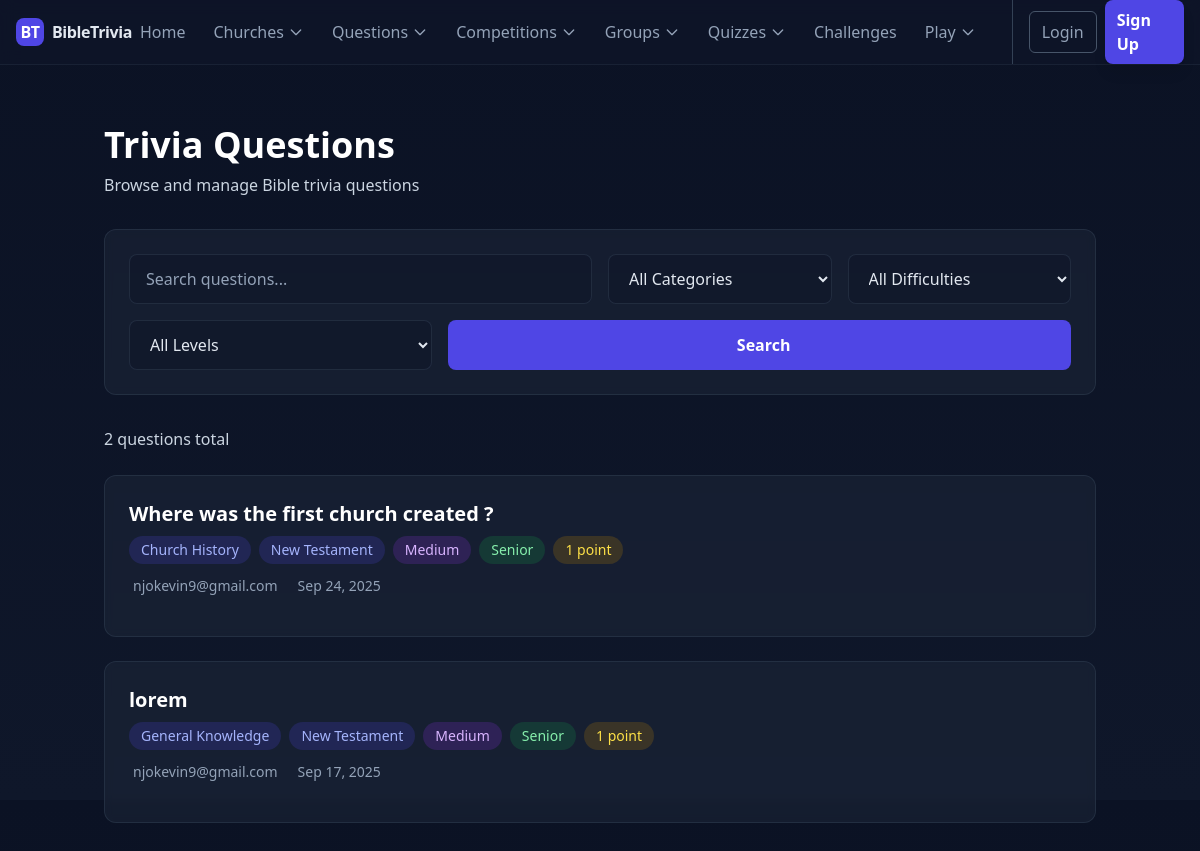
Screenshot of /questions/ with the database file from the repository.
### home/models.py (models this page shows, shortened)
class TimeStampedModel(models.Model):
    created_at = models.DateTimeField(auto_now_add=True)
    updated_at = models.DateTimeField(auto_now=True)
    class Meta:
        abstract = True

class Question(TimeStampedModel):
    DIFFICULTY_CHOICES = [
        ('Easy', 'Easy'),
        ('Medium', 'Medium'),
        ('Hard', 'Hard'),
    ]
    QUESTION_TYPE_CHOICES = [
        ('single', 'Single Choice'),
        ('multiple', 'Multiple Select'),
        ('open', 'Open Ended'),
    ]
    level_category = [
        ('Adults', 'Adults'),
        ('Youth', 'Youth'),
        ('Children', 'Children'),
        ('Senior', 'Senior'),
        ('Junior', 'Junior'),
        ('Teens', 'Teens'),
        ('All', 'All'),
    ]
    level = models.CharField(max_length=100, choices=level_category, default='All')
    allowed_levels = models.JSONField(
        default=list,
        blank=True,
        help_text="Select one or more levels this question applies to"
    )
    uuid = models.UUIDField(default=uuid.uuid4, unique=True, editable=False)
    categories = models.ManyToManyField(
        QuestionCategory,
        related_name='questions',
        blank=True,
    )
    activities = models.ManyToManyField(
        'CompetitionActivity',
        related_name='questions',
        blank=True,
        help_text='Activities this question is associated with'
    )
    question_text = models.TextField()
    difficulty = models.CharField(max_length=10, choices=DIFFICULTY_CHOICES, default='Medium')
    question_type = models.CharField(max_length=20, choices=QUESTION_TYPE_CHOICES, default='single')
    explanation = models.TextField(
        blank=True,
        help_text="Optional explanation for the correct answer"
    )
    bible_reference = models.CharField(
        max_length=100,
        blank=True,
        help_text="Bible verse reference (e.g., John 3:16)"
    )
    points = models.PositiveIntegerField(
        default=1,
        help_text="Points awarded for correct answer"
    )
    penalty = models.PositiveIntegerField(
        default=1,
        help_text="If 0, allow positive proportional credit for multiple-select; otherwise full-or-nothing"
    )
    is_active = models.BooleanField(default=True)
    created_by = models.ForeignKey(
        settings.AUTH_USER_MODEL,
        on_delete=models.CASCADE,
        related_name='created_questions'
    )
    class Meta:
        ordering = ['-created_at']
        indexes = [
            models.Index(fields=["difficulty"]),
            models.Index(fields=["is_active"]),
            models.Index(fields=["created_by"]),
        ]
        verbose_name = "Question"
        verbose_name_plural = "Questions"

class QuestionCategory(TimeStampedModel):
    category_choices = [
        ('Old Testament', 'Old Testament'),
        ('New Testament', 'New Testament'),
        ('Church History', 'Church History'),
        ('General Knowledge', 'General Knowledge'),
        ('Other', 'Other'),
    ]
    name = models.CharField(max_length=100, unique=True, choices=category_choices)
    slug = models.SlugField(max_length=120, unique=True, blank=True)
    description = models.TextField(blank=True)
    is_active = models.BooleanField(default=True)
    class Meta:
        verbose_name = "Question Category"
        verbose_name_plural = "Question Categories"
        ordering = ['name']
        indexes = [
            models.Index(fields=["slug"]),
            models.Index(fields=["is_active"]),
        ]

### users/models.py (models this page shows, shortened)
class MyUser(AbstractUser):
    email = models.EmailField(_('email address'), max_length=50, unique=True)
    username = None
    ROLE_CHOICES = [
        ('Admin', 'Admin'),
        ('Supervisor', 'Supervisor'),
        ('Patron', 'Patron'),
        ('Member', 'Member'),
    ]
    role = models.CharField(
        _('Role'),
        max_length=20,
        choices=ROLE_CHOICES,
        default='Member',
        help_text=_('User role in the system')
    )
    USERNAME_FIELD = 'email'
    REQUIRED_FIELDS = []
    objects = MyUserManager()
    groups = models.ManyToManyField(
        'auth.Group',
        related_name='myuser_groups',  # Unique related_name
        blank=True,
        help_text=_('The groups this user belongs to. A user will get all permissions granted to each of their groups.')
    )
    user_permissions = models.ManyToManyField(
        'auth.Permission',
        related_name='myuser_permissions',  # Unique related_name
        blank=True,
        help_text=_('Specific permissions for this user.')
    )

### home/views.py (the view)
# urls.py: path('questions/', QuestionListView.as_view(), name='question_list'),
class QuestionListView(ListView):
    model = Question
    template_name = 'home/question_list.html'
    context_object_name = 'questions'
    paginate_by = 20
    def get_queryset(self):
        queryset = (
            Question.objects.filter(is_active=True)
            .prefetch_related('categories')
            .select_related('created_by')
            .order_by('-created_at')
        )
        search_query = self.request.GET.get('search', '')
        if search_query:
            queryset = queryset.filter(
                Q(question_text__icontains=search_query) |
                Q(explanation__icontains=search_query) |
                Q(bible_reference__icontains=search_query)
            )
        category_filter = self.request.GET.get('category', '')
        if category_filter:
            queryset = queryset.filter(category__slug=category_filter)
        difficulty_filter = self.request.GET.get('difficulty', '')
        if difficulty_filter:
            queryset = queryset.filter(difficulty=difficulty_filter)
        level_filter = self.request.GET.get('level', '')
        if level_filter:
            queryset = queryset.filter(level=level_filter)
        return queryset
    def get_context_data(self, **kwargs):
        context = super().get_context_data(**kwargs)
        context['search_query'] = self.request.GET.get('search', '')
        context['category_filter'] = self.request.GET.get('category', '')
        context['difficulty_filter'] = self.request.GET.get('difficulty', '')
        context['level_filter'] = self.request.GET.get('level', '')
        context['categories'] = QuestionCategory.objects.filter(is_active=True)
        context['difficulties'] = Question.DIFFICULTY_CHOICES
        context['levels'] = Question.level_category
        context['total_questions'] = self.get_queryset().count()
        return context

### home/templates/home/question_list.html (shortened to what this page needs)
{% extends 'base.html' %}
{% load static %}
{% block content %}
<div class="min-h-screen">
    <div class="container mx-auto px-4 py-8">
        <div class="flex flex-col md:flex-row justify-between items-start md:items-center mb-8">
            <div>
                <h1 class="text-4xl font-bold text-white mb-2">Trivia Questions</h1>
                <p class="text-slate-300">Browse and manage Bible trivia questions</p>
            </div>
        </div>
        <div class="bg-slate-800/50 backdrop-blur-sm rounded-xl p-6 mb-8 border border-slate-700/50">
            <form method="get" class="space-y-4">
                <div class="grid grid-cols-1 md:grid-cols-2 lg:grid-cols-4 gap-4">
                    <div class="lg:col-span-2">
                        <input type="text"
                               name="search"
                               value="{{ search_query }}"
                               placeholder="Search questions..."
                               class="w-full rounded-lg bg-slate-900/60 border border-slate-700/50 px-4 py-3 text-slate-200 placeholder-slate-400 focus:border-indigo-500 focus:ring-2 focus:ring-indigo-500/20">
                    </div>
                    <div>
                        <select name="category" class="w-full rounded-lg bg-slate-900/60 border border-slate-700/50 px-4 py-3 text-slate-200">
                            <option value="">All Categories</option>
                        </select>
                    </div>
                    <div>
                        <select name="difficulty" class="w-full rounded-lg bg-slate-900/60 border border-slate-700/50 px-4 py-3 text-slate-200">
                            <option value="">All Difficulties</option>
                        </select>
                    </div>
                </div>
                <div class="grid grid-cols-1 md:grid-cols-3 gap-4">
                    <div>
                        <select name="level" class="w-full rounded-lg bg-slate-900/60 border border-slate-700/50 px-4 py-3 text-slate-200">
                            <option value="">All Levels</option>
                        </select>
                    </div>
                    <div class="md:col-span-2 flex gap-2">
                        <button type="submit"
                                class="flex-1 bg-indigo-600 hover:bg-indigo-700 text-white px-6 py-3 rounded-lg font-semibold transition-colors">
                            Search
                        </button>
                    </div>
                </div>
            </form>
        </div>
        <div class="mb-6">
            <p class="text-slate-300">
                {% if search_query or category_filter or difficulty_filter or level_filter %}
                    Found {{ total_questions }} question{{ total_questions|pluralize }} matching your criteria
                {% else %}
                    {{ total_questions }} question{{ total_questions|pluralize }} total
                {% endif %}
            </p>
        </div>
        {% if questions %}
        <div class="space-y-6 mb-8">
            {% for question in questions %}
            <div class="bg-slate-800/50 backdrop-blur-sm rounded-xl p-6 border border-slate-700/50 hover:border-indigo-500/50 transition-all duration-200">
                <div class="flex justify-between items-start mb-4">
                    <div class="flex-1 mr-4">
                        <h3 class="text-xl font-semibold text-white mb-2">
                            <a href="{% url 'question_detail' question.pk %}" class="hover:text-indigo-400 transition-colors">
                                {{ question.question_text }}
                            </a>
                        </h3>
                        <div class="flex flex-wrap gap-2 mb-3">
                            {% for cat in question.categories.all %}
                            <span class="px-3 py-1 rounded-full bg-indigo-600/20 text-indigo-300 text-sm">
                                {{ cat.name }}
                            </span>
                            {% endfor %}
                            <span class="px-3 py-1 rounded-full bg-purple-600/20 text-purple-300 text-sm">
                                {{ question.difficulty }}
                            </span>
                            <span class="px-3 py-1 rounded-full bg-green-600/20 text-green-300 text-sm">
                                {{ question.level }}
                            </span>
                            <span class="px-3 py-1 rounded-full bg-yellow-600/20 text-yellow-300 text-sm">
                                {{ question.points }} point{{ question.points|pluralize }}
                            </span>
                        </div>
                        <div class="flex items-center space-x-4 text-sm text-slate-400">
                            <span>{{ question.created_by.get_full_name|default:question.created_by.email }}</span>
                            <span>{{ question.created_at|date:"M d, Y" }}</span>
                        </div>
                    </div>
                    <div class="flex space-x-2">
                        <a href="{% url 'question_detail' question.pk %}"
                           class="text-slate-400 hover:text-purple-400 transition-colors p-2"
                           title="View Details">
                        </a>
                    </div>
                </div>
            </div>
            {% endfor %}
        </div>
        {% endif %}
    </div>
</div>
{% endblock %}

### rows the page displays
Question: question_text "Where was the first church created ?", difficulty "Medium", level "Senior", points "1", created_by.get_full_name "njokevin9@gmail.com", created_at "Sep 24, 2025"
QuestionCategory: name "Church History"
QuestionCategory: name "New Testament"
Question: question_text "lorem", difficulty "Medium", level "Senior", points "1", created_by.get_full_name "njokevin9@gmail.com", created_at "Sep 17, 2025"
QuestionCategory: name "General Knowledge"

### other values shown
{{ total_questions }} "2"
